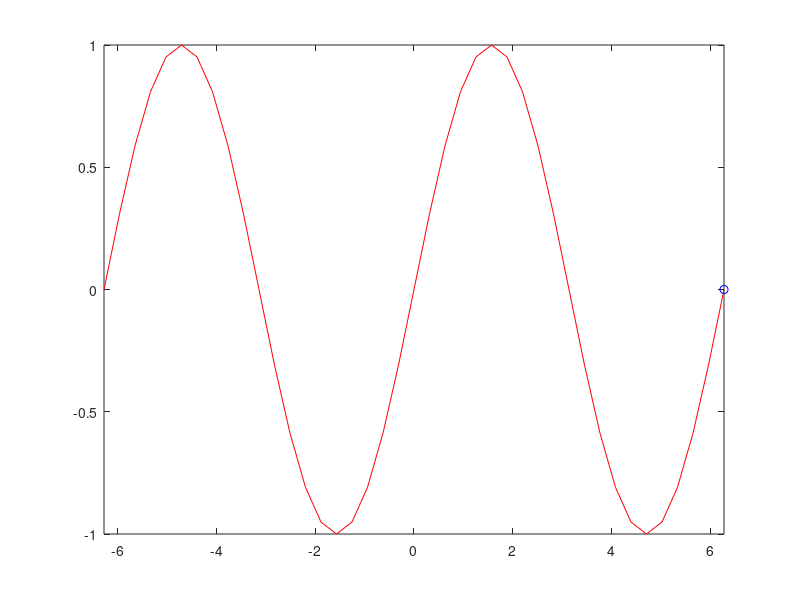

Here is the MATLAB script that generated this plot: (Note: this script raises an error after producing the figure.)
clc;

for i = 300;
    x = -2*pi:pi/10:2*pi;
    y = sin(x);
    comet(x,y);
    pause(0.1);
    %画图程序
    frame=getframe(gcf);    %以截图的方式保留绘制过程
    imind=frame2im(frame);
    [imind,cm] = rgb2ind(imind,256);
    if i==1
         imwrite(imind,cm,'test.gif','gif', 'Loopcount',inf,'DelayTime',1e-4);
    else
         imwrite(imind,cm,'test.gif','gif','WriteMode','append','DelayTime',1e-4);
    end
end